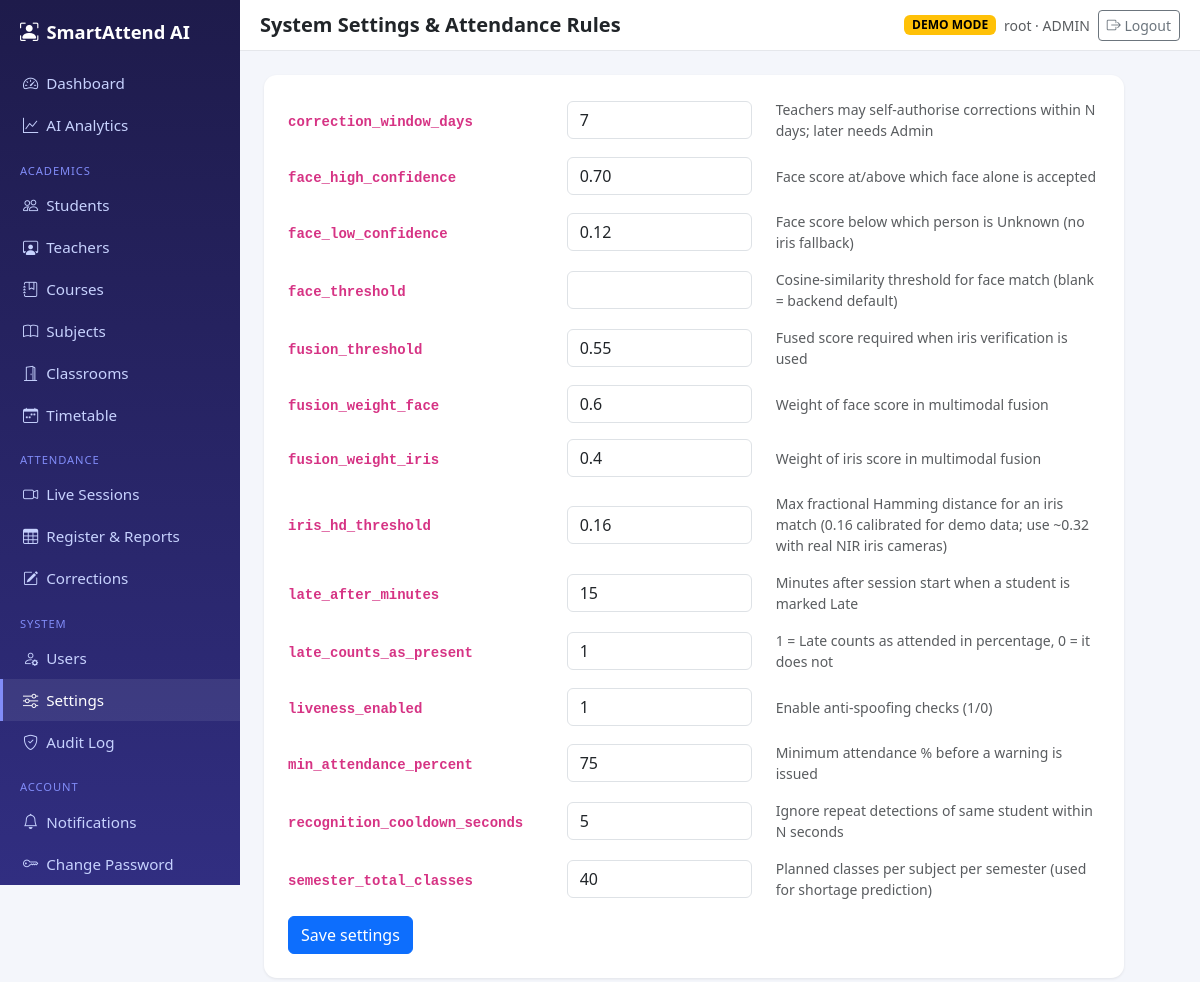
The page /settings/ (signed in) on the database its author committed.
### apps/accounts/models.py (models this page shows, shortened)
class User(AbstractUser):
    ADMIN, TEACHER, STUDENT = "ADMIN", "TEACHER", "STUDENT"
    ROLES = [(ADMIN, "Admin"), (TEACHER, "Teacher"), (STUDENT, "Student")]
    role = models.CharField(max_length=10, choices=ROLES, default=STUDENT, db_index=True)
    phone = models.CharField(max_length=20, blank=True)

### apps/core/models.py (models this page shows, shortened)
class SystemSetting(models.Model):
    key = models.CharField(max_length=60, unique=True)
    value = models.CharField(max_length=200, blank=True)
    description = models.CharField(max_length=255, blank=True)
    class Meta:
        ordering = ["key"]

### apps/core/views.py (the view, shortened to what this page needs)
# urls.py: path("settings/", views.system_settings, name="system_settings"),
@admin_required
def system_settings(request):
    conf.ensure_defaults()
    return render(request, "admin_panel/settings.html", {"items": SystemSetting.objects.all()})

### apps/core/conf.py (called while the page is built)
def ensure_defaults():
    from .models import SystemSetting
    for k, (v, d) in settings.DEFAULT_SYSTEM_SETTINGS.items():
        SystemSetting.objects.get_or_create(key=k, defaults={"value": v, "description": d})

### apps/core/context_processors.py (called while the page is built)
def globals(request):
    ctx = {"DEMO_MODE": settings.DEMO_MODE, "PROJECT_NAME": "SmartAttend AI"}
    u = getattr(request, "user", None)
    if u is not None and u.is_authenticated:
        ctx["unread_count"] = u.notifications.filter(is_read=False).count()
        ctx["eff_role"] = "ADMIN" if u.is_superuser else u.role
    return ctx

### templates/admin_panel/settings.html
{% extends "base.html" %}{% block title %}Settings{% endblock %}{% block heading %}System Settings & Attendance Rules{% endblock %}
{% block content %}<div class="card p-4" style="max-width:860px"><form method="post">{% csrf_token %}
{% for s in items %}<div class="row mb-3 align-items-center"><label class="col-md-4 fw-semibold"><code>{{ s.key }}</code></label>
<div class="col-md-3"><input class="form-control" name="{{ s.key }}" value="{{ s.value }}" inputmode="decimal"></div><div class="col-md-5 small text-muted">{{ s.description }}</div></div>{% endfor %}
<button class="btn btn-primary">Save settings</button></form></div>{% endblock %}

### templates/base.html (shortened to what this page needs)
{% load static core_extras %}<!doctype html>
<html lang="en"><head>
<link href="https://cdn.jsdelivr.net/npm/bootstrap@5.3.3/dist/css/bootstrap.min.css" rel="stylesheet">
<link href="https://cdn.jsdelivr.net/npm/bootstrap-icons@1.11.3/font/bootstrap-icons.css" rel="stylesheet">
<link href="{% static 'css/app.css' %}" rel="stylesheet">
</head><body>
<aside class="sidebar" id="sidebar">
  <a class="brand" href="{% url 'dashboard' %}"><i class="bi bi-person-bounding-box me-2"></i>{{ PROJECT_NAME }}</a>
  <nav class="nav flex-column">
  {% if eff_role == "ADMIN" %}
    <a class="nav-link" href="{% url 'admin_dashboard' %}"><i class="bi bi-speedometer2 me-2"></i>Dashboard</a>
    <a class="nav-link" href="{% url 'analytics' %}"><i class="bi bi-graph-up me-2"></i>AI Analytics</a>
    <div class="nav-section">Academics</div>
    <a class="nav-link" href="{% url 'crud_list' 'students' %}"><i class="bi bi-people me-2"></i>Students</a>
    <a class="nav-link" href="{% url 'crud_list' 'teachers' %}"><i class="bi bi-person-workspace me-2"></i>Teachers</a>
    <a class="nav-link" href="{% url 'crud_list' 'courses' %}"><i class="bi bi-journal-bookmark me-2"></i>Courses</a>
    <a class="nav-link" href="{% url 'crud_list' 'subjects' %}"><i class="bi bi-book me-2"></i>Subjects</a>
    <a class="nav-link" href="{% url 'crud_list' 'classrooms' %}"><i class="bi bi-door-open me-2"></i>Classrooms</a>
    <a class="nav-link" href="{% url 'crud_list' 'timetables' %}"><i class="bi bi-calendar-week me-2"></i>Timetable</a>
    <div class="nav-section">Attendance</div>
    <a class="nav-link" href="{% url 'teacher_dashboard' %}"><i class="bi bi-camera-video me-2"></i>Live Sessions</a>
    <a class="nav-link" href="{% url 'register' %}"><i class="bi bi-table me-2"></i>Register &amp; Reports</a>
    <a class="nav-link" href="{% url 'corrections_admin' %}"><i class="bi bi-pencil-square me-2"></i>Corrections</a>
    <div class="nav-section">System</div>
    <a class="nav-link" href="{% url 'crud_list' 'users' %}"><i class="bi bi-person-gear me-2"></i>Users</a>
    <a class="nav-link" href="{% url 'system_settings' %}"><i class="bi bi-sliders me-2"></i>Settings</a>
    <a class="nav-link" href="{% url 'audit_log' %}"><i class="bi bi-shield-check me-2"></i>Audit Log</a>
  {% elif eff_role == "STUDENT" %}
    <a class="nav-link" href="{% url 'student_dashboard' %}"><i class="bi bi-house me-2"></i>My Dashboard</a>
  {% endif %}
    <div class="nav-section">Account</div>
    <a class="nav-link" href="{% url 'notifications' %}"><i class="bi bi-bell me-2"></i>Notifications{% if unread_count %} <span class="badge bg-danger">{{ unread_count }}</span>{% endif %}</a>
    <a class="nav-link" href="{% url 'password_change' %}"><i class="bi bi-key me-2"></i>Change Password</a>
  </nav>
</aside>
<div class="main">
  <div class="topbar d-flex align-items-center justify-content-between">
    <h5 class="mb-0 fw-semibold">{% block heading %}{% endblock %}</h5>
    <div class="d-flex align-items-center gap-2">
      {% if DEMO_MODE %}<span class="badge text-bg-warning">DEMO MODE</span>{% endif %}
      <span class="text-muted small d-none d-md-inline">{{ request.user.get_full_name|default:request.user.username }} · {{ eff_role }}</span>
      <form method="post" action="{% url 'logout' %}">{% csrf_token %}<button class="btn btn-sm btn-outline-secondary"><i class="bi bi-box-arrow-right"></i> Logout</button></form>
    </div>
  </div>
  <div class="p-3 p-lg-4">
    {% block content %}{% endblock %}
  </div>
</div>
</body></html>

### static/css/app.css (style rules this page uses)
:root { --sb:#1e1b4b;--ac:#4f46e5 }
body { background:#f4f6fb;font-family:system-ui,-apple-system,"Segoe UI",Roboto,sans-serif }
.sidebar { width:240px;min-height:100vh;background:linear-gradient(180deg,#1e1b4b,#312e81);position:fixed;top:0;left:0;z-index:1030;transition:transform .2s }
.sidebar .brand { color:#fff;font-weight:700;font-size:1.15rem;padding:1.1rem 1.25rem;display:block;text-decoration:none }
.sidebar .nav-link { color:#c7d2fe;padding:.6rem 1.25rem;border-left:3px solid transparent;font-size:.95rem }
.sidebar .nav-link:hover,.sidebar .nav-link.active { color:#fff;background:rgba(255,255,255,.08);border-left-color:#818cf8 }
.sidebar .nav-section { color:#818cf8;font-size:.7rem;text-transform:uppercase;letter-spacing:.08em;padding:1rem 1.25rem .3rem }
.main { margin-left:240px;min-height:100vh }
.topbar { background:#fff;border-bottom:1px solid #e5e7eb;padding:.6rem 1.25rem;position:sticky;top:0;z-index:1020 }
.card { border:0;box-shadow:0 1px 3px rgba(0,0,0,.08);border-radius:.8rem }

### rows shown on the page
User: user.get_full_name "root"
SystemSetting: key "correction_window_days", correction_window_days "7", description "Teachers may self-authorise corrections within N days; later needs Admin"
SystemSetting: key "face_high_confidence", face_high_confidence "0.70", description "Face score at/above which face alone is accepted"
SystemSetting: key "face_low_confidence", face_low_confidence "0.12", description "Face score below which person is Unknown (no iris fallback)"
SystemSetting: key "face_threshold", description "Cosine-similarity threshold for face match (blank = backend default)"
SystemSetting: key "fusion_threshold", fusion_threshold "0.55", description "Fused score required when iris verification is used"
SystemSetting: key "fusion_weight_face", fusion_weight_face "0.6", description "Weight of face score in multimodal fusion"
SystemSetting: key "fusion_weight_iris", fusion_weight_iris "0.4", description "Weight of iris score in multimodal fusion"
SystemSetting: key "iris_hd_threshold", iris_hd_threshold "0.16", description "Max fractional Hamming distance for an iris match (0.16 calibrated for demo data; use ~0.32 with real NIR iris cameras)"
SystemSetting: key "late_after_minutes", late_after_minutes "15", description "Minutes after session start when a student is marked Late"
SystemSetting: key "late_counts_as_present", late_counts_as_present "1", description "1 = Late counts as attended in percentage, 0 = it does not"
SystemSetting: key "liveness_enabled", liveness_enabled "1", description "Enable anti-spoofing checks (1/0)"
SystemSetting: key "min_attendance_percent", min_attendance_percent "75", description "Minimum attendance % before a warning is issued"
SystemSetting: key "recognition_cooldown_seconds", recognition_cooldown_seconds "5", description "Ignore repeat detections of same student within N seconds"
SystemSetting: key "semester_total_classes", semester_total_classes "40", description "Planned classes per subject per semester (used for shortage prediction)"

### other values the page prints
{{ PROJECT_NAME }} "SmartAttend AI"
{{ eff_role }} "ADMIN"
